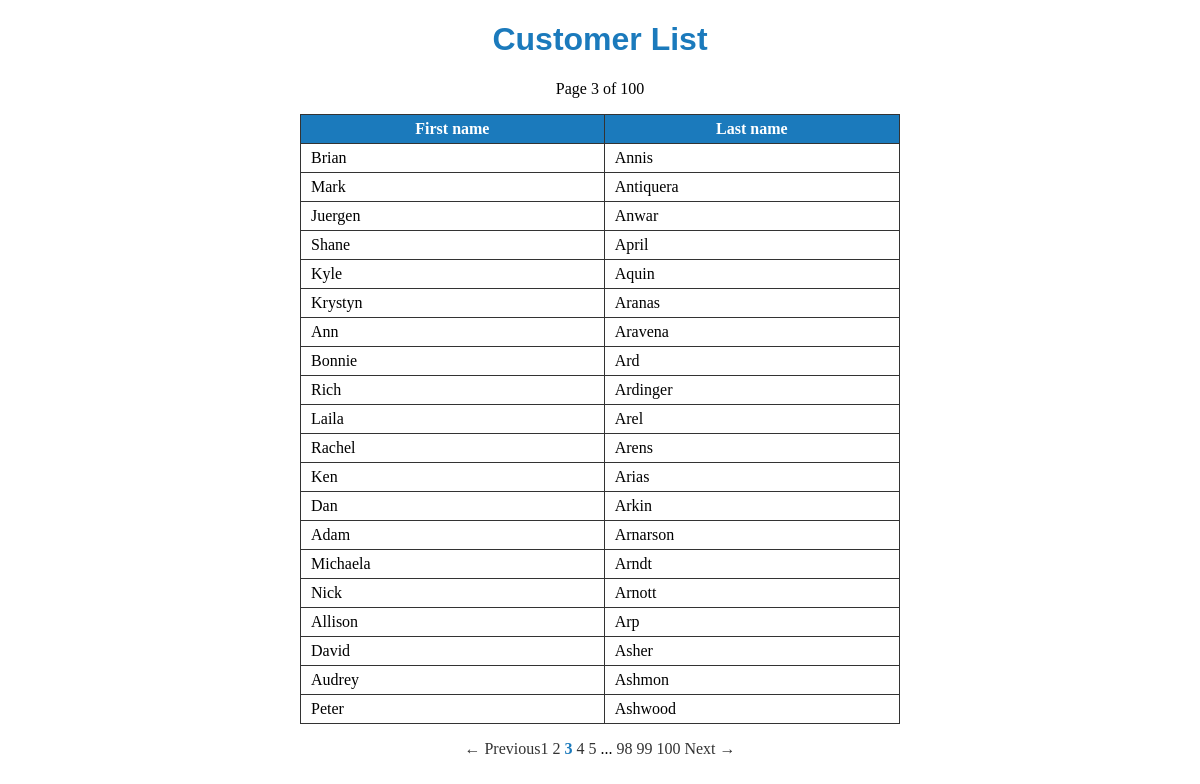
The app's page /pagination/public/customers.php?page=3 with its own data.
### tables this page shows
CREATE TABLE customers (
  id int(11) NOT NULL auto_increment,
  first_name varchar(255),
  last_name varchar(255),
  PRIMARY KEY (id)
);

### pagination/private/query_functions.php (called while the page is built)
<?php
  function find_customers($limit=0, $offset=0) {
    global $db;
    $sql = "SELECT * FROM customers ";
    $sql .= "ORDER BY last_name ASC, first_name ASC";
    if($limit > 0) {
      $sql .= " LIMIT " . db_escape($db, $limit);
    }
    if($offset > 0) {
      $sql .= " OFFSET " . db_escape($db, $offset);
    }
    $result = db_query($db, $sql);
    return $result;
  }
  function count_customers() {
    global $db;
    $sql = "SELECT COUNT(*) FROM customers ";
    $result = db_query($db, $sql);
    $array = db_fetch_assoc($result);
    return $array['COUNT(*)'];
  }
?>

### pagination/private/database.php (called while the page is built, shortened)
<?php
  function db_query($connection, $sql) {
    $result_set = mysqli_query($connection, $sql);
    return $result_set;
  }
  function db_fetch_assoc($result_set) {
    return mysqli_fetch_assoc($result_set);
  }
  function db_escape($connection, $string) {
    return mysqli_real_escape_string($connection, $string);
  }
?>

### pagination/private/functions.php (called while the page is built)
<?php
  function h($string="") {
    return htmlspecialchars($string);
  }
?>

### pagination/public/customers.php (the view, shortened to what this page needs)
<?php
$total_count = count_customers();
$page = ($_GET['page'] ?? 1);
$pagination = new Pagination($total_count,$page,20);
$customers = find_customers($pagination->per_page, $pagination->offset());
?>
<!doctype html>
<html lang="en">
  <head>
    <link rel="stylesheet" href="stylesheets/public.css">
  </head>
  <body>
    <h1>Customer List</h1>
    <p class="page-status">
      Page <?php echo $pagination->current_page;?> of <?php echo $pagination->total_pages(); ?>
    </p>
    <table id="customer-list">
      <tr>
        <th>First name</th>
        <th>Last name</th>
      </tr>
      <?php
        while($customer = db_fetch_assoc($customers)) {
          echo "<tr>";
          echo "<td>" . h($customer['first_name']) . "</td>";
          echo "<td>" . h($customer['last_name']) . "</td>";
          echo "</tr>";
        }
      ?>
    </table>
        <?php echo $pagination->page_links("customers.php"); ?>
  </body>
</html>

### pagination/public/stylesheets/public.css (style rules this page uses)
html, body { margin: 0; padding: 0; height: 100%; width: 100%; }
h1 { width: 100%; text-align: center; font-family: sans-serif; color: #1B7ABC; }
table#customer-list { width: 50%; border-collapse: collapse; margin: 0 auto; }
table tr th { color: #fff; background: #1B7ABC; }
table tr td, table tr th { border: 1px solid #333; padding: 5px 10px; }
p.page-status, p.pagination { width: 100%; text-align: center; }

### records on screen
customers: first_name "Brian", last_name "Annis"
customers: first_name "Mark", last_name "Antiquera"
customers: first_name "Juergen", last_name "Anwar"
customers: first_name "Shane", last_name "April"
customers: first_name "Kyle", last_name "Aquin"
customers: first_name "Krystyn", last_name "Aranas"
customers: first_name "Ann", last_name "Aravena"
customers: first_name "Bonnie", last_name "Ard"
customers: first_name "Rich", last_name "Ardinger"
customers: first_name "Laila", last_name "Arel"
customers: first_name "Rachel", last_name "Arens"
customers: first_name "Ken", last_name "Arias"
customers: first_name "Dan", last_name "Arkin"
customers: first_name "Adam", last_name "Arnarson"
customers: first_name "Michaela", last_name "Arndt"
customers: first_name "Nick", last_name "Arnott"
customers: first_name "Allison", last_name "Arp"
customers: first_name "David", last_name "Asher"
customers: first_name "Audrey", last_name "Ashmon"
customers: first_name "Peter", last_name "Ashwood"

### other values on screen
$pagination->current_page "3"
$pagination->total_pages() "100"
